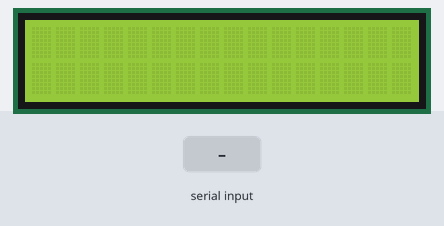
Recording of a sketch running on a simulated Arduino Uno, built with avr-gcc and run on an emulated ATmega328P. On the bench: 16×2 character LCD. The inputs (shaded band) are chosen by the test bench. What the sketch prints to the serial monitor is not drawn.

Above: at 1.2 s.
1.3 s: "90,45\n" received over the second serial link
At 2.2 s:
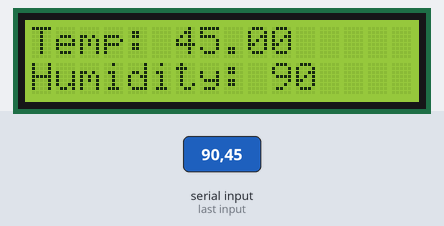
2.8 s: "30,150\n" received over the second serial link
At 3.4 s:
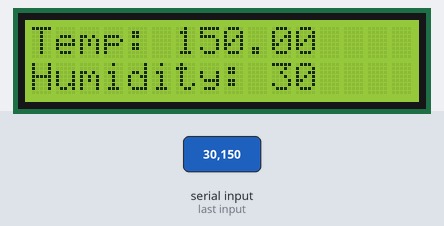
Timing chart, 0 to 5.8 s (numbered marks = the images above; inputs shaded):
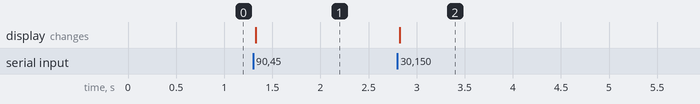

The sketch:

main.ino
```cpp
/*
    ให้นักศึกษาเขียนโปรแกรม เพื่ออ่าน DHT11 จาก ESP8266 ส่งข้อมูลผ่าน RS232 ไปยัง NodeMCU อีกตัว หลังจากนั้น แสดงผลบน LCD
*/

#include "Wire.h"
#include "LiquidCrystal_I2C.h"
#include "SoftwareSerial.h"

#define RX 0
#define TX 1

LiquidCrystal_I2C lcd(0x27, 16, 2);
SoftwareSerial UnoSerial(RX, TX);

void setup()
{
    pinMode(RX, INPUT);
    pinMode(TX, OUTPUT);
    Serial.begin(115200);
    UnoSerial.begin(57600);
    lcd.begin();
    lcd.backlight();
    Serial.println("NodeMCU/ESP8266 Running...");
}

void loop()
{
    while (UnoSerial.available() > 0)
    {
        int humidity_data = UnoSerial.parseInt();
        float temperature_data = UnoSerial.parseFloat();
        if (UnoSerial.read() == '\n')
        {
            Serial.print("humidity: ");
            Serial.print(humidity_data);
            Serial.print("    temperature: ");
            Serial.println(temperature_data);
            lcd.setCursor(0, 0);
            lcd.print("Temp: ");
            lcd.setCursor(6, 0);
            lcd.print(temperature_data);
            lcd.setCursor(0, 1);
            lcd.print("Humidity: ");
            lcd.setCursor(10, 1);
            lcd.print(humidity_data);
        }
    }
}
```

Measured:
- after the input at 1.3 s, the display: changes at once (image 1)
- after the input at 2.8 s, the display: changes at once (image 2)
